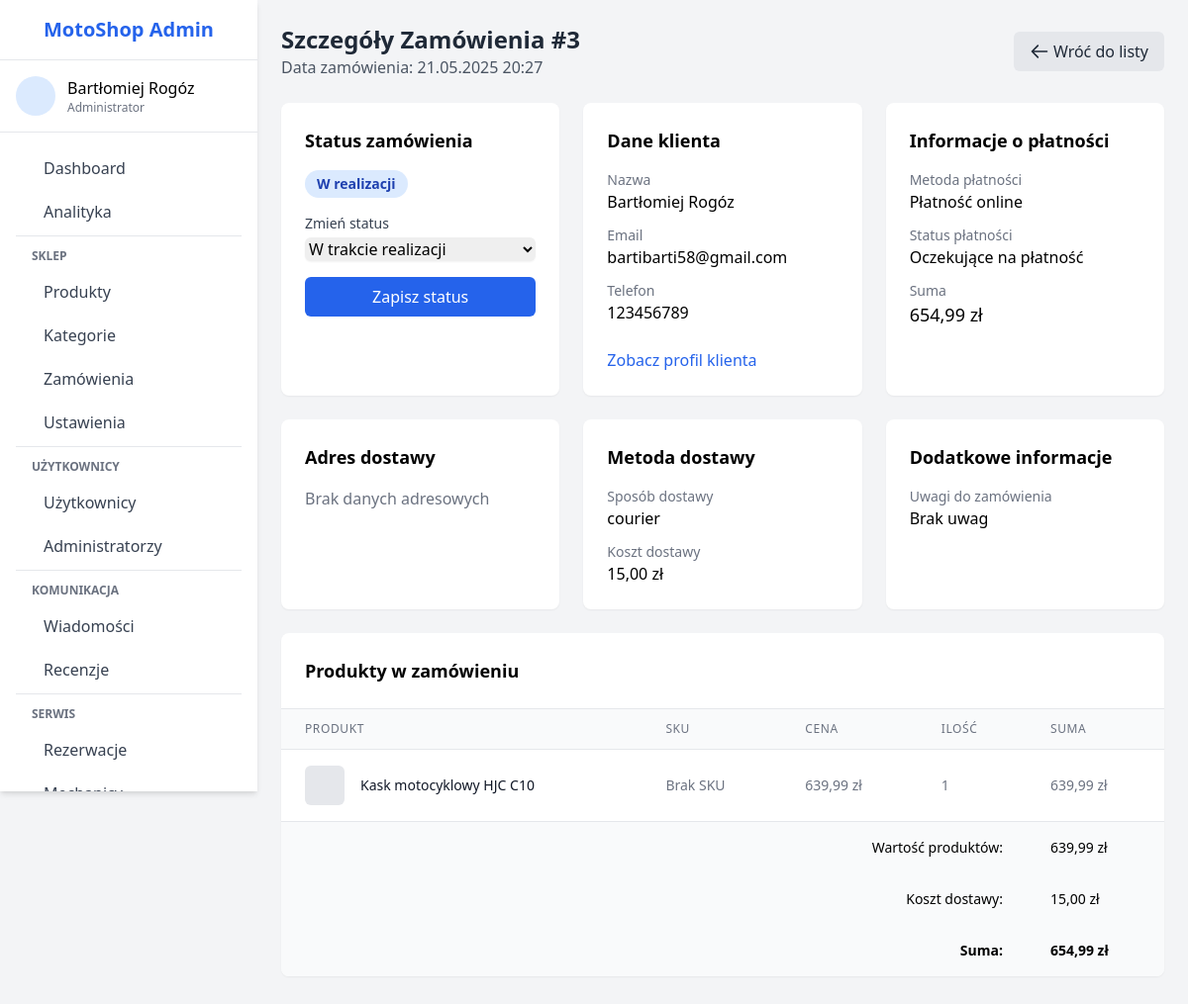
The app's page /admin/order-details.php?id=3 (signed in) with its own data.
### tables this page shows
CREATE TABLE `orders` (
  `id` int(11) NOT NULL,
  `user_id` int(11) DEFAULT NULL,
  `order_number` varchar(50) NOT NULL,
  `status` enum('pending','processing','shipped','delivered','cancelled') DEFAULT 'pending',
  `order_date` datetime DEFAULT current_timestamp(),
  `total_amount` decimal(10,2) NOT NULL,
  `first_name` varchar(50) NOT NULL,
  `last_name` varchar(50) NOT NULL,
  `email` varchar(100) NOT NULL,
  `phone` varchar(20) DEFAULT NULL,
  `address` varchar(255) NOT NULL,
  `city` varchar(100) NOT NULL,
  `postal_code` varchar(20) NOT NULL,
  `payment_method` enum('cash','transfer','card','online') NOT NULL,
  `subtotal` decimal(10,2) DEFAULT 0.00,
  `shipping_method` varchar(50) DEFAULT NULL,
  `shipping_cost` decimal(10,2) DEFAULT 0.00,
  `total` decimal(10,2) DEFAULT 0.00,
  `payment_status` enum('pending','paid','failed') DEFAULT 'pending',
  `created_at` timestamp NOT NULL DEFAULT current_timestamp(),
  `updated_at` timestamp NOT NULL DEFAULT current_timestamp() ON UPDATE current_timestamp()
);

CREATE TABLE `users` (
  `id` int(11) NOT NULL,
  `first_name` varchar(50) NOT NULL,
  `last_name` varchar(50) NOT NULL,
  `email` varchar(100) NOT NULL,
  `phone` varchar(20) DEFAULT NULL,
  `password` varchar(255) NOT NULL,
  `google_id` varchar(255) DEFAULT NULL,
  `apple_id` varchar(255) DEFAULT NULL,
  `role` enum('user','admin','mechanic','owner') NOT NULL DEFAULT 'user',
  `newsletter` tinyint(1) DEFAULT 0,
  `created_at` timestamp NOT NULL DEFAULT current_timestamp(),
  `updated_at` timestamp NOT NULL DEFAULT current_timestamp() ON UPDATE current_timestamp(),
  `address` varchar(255) DEFAULT NULL,
  `city` varchar(100) DEFAULT NULL,
  `postal_code` varchar(20) DEFAULT NULL,
  `reset_token` varchar(64) DEFAULT NULL,
  `reset_token_expires` datetime DEFAULT NULL
);

CREATE TABLE `order_items` (
  `id` int(11) NOT NULL,
  `order_id` int(11) NOT NULL,
  `product_id` int(11) DEFAULT NULL,
  `product_name` varchar(255) NOT NULL,
  `quantity` int(11) NOT NULL,
  `price` decimal(10,2) NOT NULL,
  `created_at` timestamp NOT NULL DEFAULT current_timestamp()
);

CREATE TABLE `products` (
  `id` int(11) NOT NULL,
  `name` varchar(255) NOT NULL,
  `slug` varchar(255) NOT NULL,
  `description` text DEFAULT NULL,
  `short_description` text DEFAULT NULL,
  `price` decimal(10,2) NOT NULL,
  `sale_price` decimal(10,2) DEFAULT NULL,
  `stock` int(11) DEFAULT 0,
  `sku` varchar(50) DEFAULT NULL,
  `featured` tinyint(1) DEFAULT 0,
  `status` enum('published','draft','out_of_stock') DEFAULT 'published',
  `category_id` int(11) DEFAULT NULL,
  `brand_id` int(11) DEFAULT NULL,
  `created_at` timestamp NOT NULL DEFAULT current_timestamp(),
  `updated_at` timestamp NOT NULL DEFAULT current_timestamp() ON UPDATE current_timestamp()
);

### admin/order-details.php (the view, shortened to what the rows shown need)
<?php
$base_path = dirname(__DIR__);
require_once $base_path . '/includes/config.php';
$order_id = (int)$_GET['id'];
$order_query = "SELECT o.*, u.email, u.first_name, u.last_name, u.phone
                FROM orders o
                LEFT JOIN users u ON o.user_id = u.id
                WHERE o.id = ?";
$stmt = $conn->prepare($order_query);
$stmt->bind_param("i", $order_id);
$stmt->execute();
$result = $stmt->get_result();
$order = $result->fetch_assoc();
$items_query = "SELECT oi.*, p.name, p.sku
                FROM order_items oi
                JOIN products p ON oi.product_id = p.id
                WHERE oi.order_id = ?";
$stmt = $conn->prepare($items_query);
$stmt->bind_param("i", $order_id);
$stmt->execute();
$items_result = $stmt->get_result();
$order_items = [];
if ($items_result && $items_result->num_rows > 0) {
    while ($row = $items_result->fetch_assoc()) {
        $order_items[] = $row;
    }
}
include 'includes/header.php';
?>
<div class="admin-wrapper">
    <?php include 'includes/sidebar.php'; ?>
    <div class="admin-content ml-0 lg:ml-260 p-4 md:p-6">
        <div class="flex flex-col md:flex-row md:items-center md:justify-between mb-6">
            <div>
                <h1 class="text-2xl font-bold text-gray-800">Szczegóły Zamówienia #<?php echo $order_id; ?></h1>
                <p class="text-gray-600">
                    Data zamówienia: <?php echo date('d.m.Y H:i', strtotime($order['created_at'])); ?>
                </p>
            </div>
        </div>
        <div class="grid grid-cols-1 lg:grid-cols-3 gap-6 mb-6">
            <div class="bg-white rounded-lg shadow-sm p-6">
                <h2 class="text-lg font-semibold mb-4">Status zamówienia</h2>
                <?php
                $status = $order['status'] ?? 'pending';
                $status_class = '';
                $status_text = '';
                switch ($status) {
                    case 'processing':
                        $status_class = 'bg-blue-100 text-blue-800';
                        $status_text = 'W realizacji';
                        break;
                }
                ?>
                <div class="mb-4">
                    <span class="px-3 py-1 inline-flex text-sm font-semibold rounded-full <?php echo $status_class; ?>">
                        <?php echo $status_text; ?>
                    </span>
                </div>
                <form method="POST" action="">
                    <div class="mb-4">
                        <label for="status" class="block text-sm font-medium text-gray-700 mb-1">Zmień status</label>
                        <select name="status" id="status" class="w-full rounded-md border-gray-300 shadow-sm focus:border-blue-500 focus:ring focus:ring-blue-500 focus:ring-opacity-50">
                            <option value="processing" <?php echo $status == 'processing' ? 'selected' : ''; ?>>W trakcie realizacji</option>
                        </select>
                    </div>
                </form>
            </div>
            <div class="bg-white rounded-lg shadow-sm p-6">
                <h2 class="text-lg font-semibold mb-4">Dane klienta</h2>
                <div class="space-y-3">
                    <div>
                        <p class="text-sm text-gray-500">Nazwa</p>
                        <p class="font-medium">
                            <?php
                            if (!empty($order['first_name']) && !empty($order['last_name'])) {
                                echo htmlspecialchars($order['first_name'] . ' ' . $order['last_name']);
                            } else {
                                echo 'Brak danych';
                            }
                            ?>
                        </p>
                    </div>
                    <div>
                        <p class="text-sm text-gray-500">Email</p>
                        <p class="font-medium">
                            <?php echo htmlspecialchars($order['email'] ?? 'Brak danych'); ?>
                        </p>
                    </div>
                    <div>
                        <p class="text-sm text-gray-500">Telefon</p>
                        <p class="font-medium">
                            <?php echo htmlspecialchars($order['phone'] ?? 'Brak danych'); ?>
                        </p>
                    </div>
                </div>
            </div>
            <div class="bg-white rounded-lg shadow-sm p-6">
                <h2 class="text-lg font-semibold mb-4">Informacje o płatności</h2>
                <div class="space-y-3">
                    <div>
                        <p class="text-sm text-gray-500">Metoda płatności</p>
                        <p class="font-medium">
                            <?php
                            $payment_method = $order['payment_method'] ?? '';
                            $payment_text = '';
                            switch ($payment_method) {
                                case 'online':
                                    $payment_text = 'Płatność online';
                                    break;
                            }
                            echo $payment_text ?: 'Brak danych';
                            ?>
                        </p>
                    </div>
                    <div>
                        <p class="text-sm text-gray-500">Status płatności</p>
                        <p class="font-medium">
                            <?php
                            $payment_status = $order['payment_status'] ?? '';
                            $payment_status_text = '';
                            switch ($payment_status) {
                                case 'pending':
                                    $payment_status_text = 'Oczekujące na płatność';
                                    break;
                            }
                            echo $payment_status_text ?: 'Brak danych';
                            ?>
                        </p>
                    </div>
                    <div>
                        <p class="text-sm text-gray-500">Suma</p>
                        <p class="font-medium text-lg">
                            <?php echo number_format($order['total'], 2, ',', ' '); ?> zł
                        </p>
                    </div>
                </div>
            </div>
        </div>
        <div class="grid grid-cols-1 lg:grid-cols-3 gap-6 mb-6">
            <div class="bg-white rounded-lg shadow-sm p-6">
                <h2 class="text-lg font-semibold mb-4">Adres dostawy</h2>
            </div>
            <div class="bg-white rounded-lg shadow-sm p-6">
                <h2 class="text-lg font-semibold mb-4">Metoda dostawy</h2>
                <div class="space-y-3">
                    <div>
                        <p class="text-sm text-gray-500">Sposób dostawy</p>
                        <p class="font-medium">
                            <?php echo htmlspecialchars($order['shipping_method'] ?? 'Brak danych'); ?>
                        </p>
                    </div>
                    <div>
                        <p class="text-sm text-gray-500">Koszt dostawy</p>
                        <p class="font-medium">
                            <?php
                            if (isset($order['shipping_cost'])) {
                                echo number_format($order['shipping_cost'], 2, ',', ' ') . ' zł';
                            } else {
                                echo 'Brak danych';
                            }
                            ?>
                        </p>
                    </div>
                </div>
            </div>
            <div class="bg-white rounded-lg shadow-sm p-6">
                <h2 class="text-lg font-semibold mb-4">Dodatkowe informacje</h2>
            </div>
        </div>
        <div class="bg-white rounded-lg shadow-sm overflow-hidden mb-6">
            <div class="p-6 border-b border-gray-200">
                <h2 class="text-lg font-semibold">Produkty w zamówieniu</h2>
            </div>
            <?php if (empty($order_items)): ?>
            <div class="p-6 text-center">
                <p class="text-gray-500">Brak produktów w zamówieniu.</p>
            </div>
            <?php else: ?>
            <div class="overflow-x-auto">
                <table class="min-w-full divide-y divide-gray-200">
                    <thead class="bg-gray-50">
                        <tr>
                            <th scope="col" class="px-6 py-3 text-left text-xs font-medium text-gray-500 uppercase tracking-wider">Produkt</th>
                            <th scope="col" class="px-6 py-3 text-left text-xs font-medium text-gray-500 uppercase tracking-wider">SKU</th>
                            <th scope="col" class="px-6 py-3 text-left text-xs font-medium text-gray-500 uppercase tracking-wider">Cena</th>
                            <th scope="col" class="px-6 py-3 text-left text-xs font-medium text-gray-500 uppercase tracking-wider">Ilość</th>
                            <th scope="col" class="px-6 py-3 text-left text-xs font-medium text-gray-500 uppercase tracking-wider">Suma</th>
                        </tr>
                    </thead>
                    <tbody class="bg-white divide-y divide-gray-200">
                        <?php foreach ($order_items as $item): ?>
                        <tr class="hover:bg-gray-50">
                            <td class="px-6 py-4">
                                <div class="flex items-center">
                                    <div class="flex-shrink-0 h-10 w-10 bg-gray-200 rounded-md flex items-center justify-center">
                                    </div>
                                    <div class="ml-4">
                                        <div class="text-sm font-medium text-gray-900">
                                            <?php echo htmlspecialchars($item['name']); ?>
                                        </div>
                                    </div>
                                </div>
                            </td>
                            <td class="px-6 py-4 whitespace-nowrap text-sm text-gray-500">
                                <?php echo htmlspecialchars($item['sku'] ?? 'Brak SKU'); ?>
                            </td>
                            <td class="px-6 py-4 whitespace-nowrap text-sm text-gray-500">
                                <?php echo number_format($item['price'], 2, ',', ' '); ?> zł
                            </td>
                            <td class="px-6 py-4 whitespace-nowrap text-sm text-gray-500">
                                <?php echo $item['quantity']; ?>
                            </td>
                            <td class="px-6 py-4 whitespace-nowrap text-sm text-gray-500">
                                <?php echo number_format($item['price'] * $item['quantity'], 2, ',', ' '); ?> zł
                            </td>
                        </tr>
                        <?php endforeach; ?>
                    </tbody>
                    <tfoot class="bg-gray-50">
                        <tr>
                            <td colspan="4" class="px-6 py-4 text-right text-sm font-medium">Wartość produktów:</td>
                            <td class="px-6 py-4 text-sm font-medium">
                                <?php
                                $subtotal = 0;
                                foreach ($order_items as $item) {
                                    $subtotal += $item['price'] * $item['quantity'];
                                }
                                echo number_format($subtotal, 2, ',', ' ');
                                ?> zł
                            </td>
                        </tr>
                        <tr>
                            <td colspan="4" class="px-6 py-4 text-right text-sm font-medium">Koszt dostawy:</td>
                            <td class="px-6 py-4 text-sm font-medium">
                                <?php echo number_format($order['shipping_cost'] ?? 0, 2, ',', ' '); ?> zł
                            </td>
                        </tr>
                        <tr>
                            <td colspan="4" class="px-6 py-4 text-right text-sm font-bold">Suma:</td>
                            <td class="px-6 py-4 text-sm font-bold">
                                <?php
                                $total = $subtotal + ($order['shipping_cost'] ?? 0) - ($order['discount'] ?? 0);
                                if ($order['total'] > 0 && $order['total'] != $total) {
                                    echo number_format($order['total'], 2, ',', ' ') . ' zł';
                                    echo ' <span class="text-xs text-gray-500">(obliczona: ' . number_format($total, 2, ',', ' ') . ' zł)</span>';
                                } else {
                                    echo number_format($total, 2, ',', ' ') . ' zł';
                                }
                                ?>
                            </td>
                        </tr>
                    </tfoot>
                </table>
            </div>
            <?php endif; ?>
        </div>
        </div>
    </div>
</div>
<?php include 'includes/footer.php'; ?>

### records on screen
orders: created_at "21.05.2025 20:27", status "W realizacji", status "W trakcie realizacji", user.last_name "Bartłomiej Rogóz", user.email "bartibarti58@gmail.com", user.phone "123456789", payment_method "Płatność online", payment_status "Oczekujące na płatność", total "654,99", shipping_method "courier", shipping_cost "15,00", shipping_cost "654,99"
order_items: product.name "Kask motocyklowy HJC C10", product.sku "Brak SKU", price "639,99", quantity "1", $item['price'] * $item['quantity'] "639,99"

### other values on screen
$_SESSION['admin_name'] "Bartłomiej Rogóz"
$role_display "Administrator"
$order_id "3"
$subtotal "639,99"
